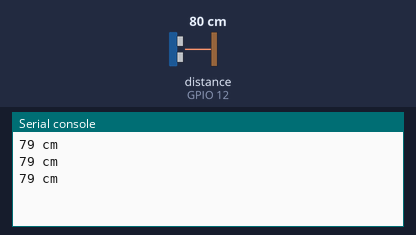
A program run on a simulated ESP32 board running MicroPython. On the bench: the last lines printed to the serial console. Inputs (shaded band) come from the test bench; at power-on: distance to the obstacle (sensor on GPIO 12) 80 cm. The echo pulse lasts 58.3 µs per cm.

Above: at 3.2 s.
3.3 s: distance to the obstacle (sensor on GPIO 12) set to 2 cm
At 3.9 s:
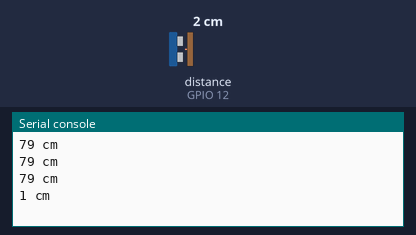
4.8 s: distance to the obstacle (sensor on GPIO 12) set to 4 cm
At 5.4 s:
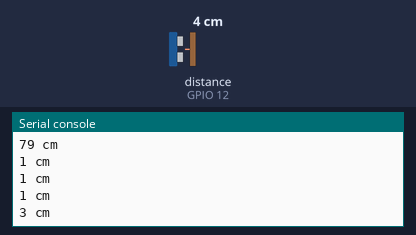
Timing chart, 0 to 7.8 s (numbered marks = the images above; inputs shaded):
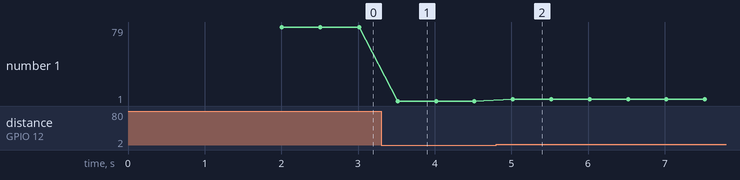

Measured:
- after the input at 3.3 s, the serial console: prints a new line after 0.22 s (image 1)
- after the input at 4.8 s, the serial console: prints a new line after 0.22 s (image 2)
- plotted number 1: 79 → 1 after the input at 3.3 s, 1 → 3 after the input at 4.8 s

The program:

step1_distance.py
```python
from machine import Pin                   # 핀 기능 가져오기
import time                               # 시간 기능 가져오기

trig = Pin(13, Pin.OUT)                   # 13번 = 초음파를 쏘는 핀
echo = Pin(12, Pin.IN)                    # 12번 = 메아리를 듣는 핀


def get_distance():                       # 거리를 재서 알려 주는 함수
    trig.value(1)                         # 초음파 쏘기 시작
    time.sleep_us(10)                     # 아주 짧게 10마이크로초만
    trig.value(0)                         # 그만 쏘기
    while not echo.value():               # 신호가 시작될 때까지
        pass                              # 그냥 기다리기
    start = time.ticks_us()               # 시작한 시간 적어 두기
    while echo.value():                   # 메아리가 돌아올 때까지
        pass                              # 또 기다리기
    stop = time.ticks_us()                # 돌아온 시간 적어 두기
    t = time.ticks_diff(stop, start) // 2  # 다녀온 시간의 절반 = 가는 시간
    return int(340 * t // 10000)          # 소리 속도를 곱해 cm 로 바꾸기


time.sleep(2)                             # 센서가 깨어날 시간 2초

while True:                               # 계속 반복
    print(get_distance(), "cm")           # 거리를 재서 창에 찍기
    time.sleep_ms(500)                    # 0.5초 쉬고 다시
```
